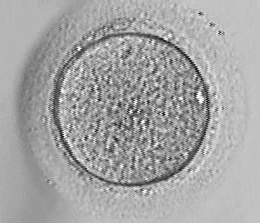
#> input picture data/microscope/1cell.jpg, 260 x 223 px
$ python -i utils.py   (imports and definitions only)   (older library calls are emulated)
#> lines starting #> are read from the running program, lines starting #| are printed output that depends on the picture
import math
import random
from typing import List, Tuple

import cv2
import matplotlib.pyplot as plt
import numpy as np
from matplotlib.backends.backend_agg import FigureCanvasAgg as FigureCanvas
from scipy.ndimage._morphology import binary_fill_holes
from skimage import exposure, measure
from skimage._shared.utils import _supported_float_type
from skimage.filters import gaussian, sobel
from skimage.util import img_as_float


#^ ==========================ESAVA============================================
# [136 lines left out: functions color_CLAHE_transformation, maxRegionFilter, needAjust, color_scale_display, enhance_cell, grab_cut and 4 more, not called in this run]

def get_subimage(image, bbox):
    xmin, ymin, xmax, ymax = bbox
    return image[ymin:ymax, xmin:xmax]

# [14 lines left out: function plot_vector_field, not called in this run]

def edge_map(image, sigma):
    blur = gaussian(image, sigma)
    return sobel(blur)

# [15 lines left out: functions gradient_field, gradient_field_sobel, not called in this run]

def gradient_vector_flow(img, fx, fy, mu, dx=1.0, dy=1.0, eps=1.e-6):
    """
    calc gradient vecotr flow of input gradient field fx, fy
    """
    b = fx**2.0 + fy**2.0
    c1, c2 = b * fx, b * fy

    r = 0.25

    dt = r * dx * dy / mu

    N = int(max(1, np.sqrt(img.shape[0] * img.shape[1])))
    curr_u = fx
    curr_v = fy

    def laplacian(m):
        return (
            np.hstack([m[:, 0:1], m[:, :-1]])
            + np.hstack([m[:, 1:], m[:, -2:-1]])
            + np.vstack([m[0:1, :], m[:-1, :]])
            + np.vstack([m[1:, :], m[-2:-1, :]])
            - 4 * m
        )

    for _ in range(N):
        next_u = (1.0 - b * dt) * curr_u + r * laplacian(curr_u) + c1 * dt
        next_v = (1.0 - b * dt) * curr_v + r * laplacian(curr_v) + c2 * dt

        delta = np.sqrt((curr_u - next_u) ** 2 + (curr_v - next_v) ** 2)
        if np.mean(delta) < eps:
            break
        else:
            curr_u, curr_v = next_u, next_v

    return curr_u, curr_v

# [57 lines left out: functions combine_sobel_maps, Get_boundary_circle, blur_boundary, not called in this run]

def edge_map(image, sigma):
    blur = gaussian(image, sigma)
    return sobel(blur)

# [25 lines left out: functions Shoelace, uniformity_evaluation, not called in this run]

def plot_vector_field_to_image(img):
    H, W = img.shape[:2]

    gray_image = cv2.cvtColor(img, cv2.COLOR_RGB2GRAY) if img.shape[-1] == 3 else img
    gray_image = img_as_float(gray_image)
    gray_image = gray_image.astype(_supported_float_type(gray_image.dtype), copy=False)

    edge = edge_map(gray_image, sigma=2)
    fx, fy = np.gradient(edge)
    gx, gy = gradient_vector_flow(edge, fx, fy, mu=0.3)

    coordY, coordX = np.meshgrid(np.arange(0, H, 3), np.arange(0, W, 3), indexing="ij")

    annotate_image = (np.copy(img) * 255).astype(np.uint32)
    scale_fx_fy = np.sqrt(np.max(fx**2 + fy**2)) * 20.0
    scale_gx_gy = np.sqrt(np.max(gx**2 + gy**2)) * 20.0

    fig, axes = plt.subplots(1, 2, figsize=(2 * W / 100, H / 100), dpi=100)
    fig.subplots_adjust(left=0, right=1, top=1, bottom=0)
    canvas = FigureCanvas(fig)

    axes[0].imshow(annotate_image, cmap="gray")
    axes[0].quiver(coordX, coordY, fx[coordY, coordX], -fy[coordY, coordX], scale=scale_fx_fy, color="green")
    axes[0].axis("off")

    axes[1].imshow(annotate_image, cmap="gray")
    axes[1].quiver(coordX, coordY, gx[coordY, coordX], -gy[coordY, coordX], scale=scale_gx_gy, color="blue")
    axes[1].axis("off")

    canvas.draw()
    raw_width, raw_height = map(int, fig.get_size_inches() * fig.get_dpi())
    image_np = np.frombuffer(canvas.tostring_rgb(), dtype='uint8').reshape(raw_height, raw_width, 3)

    plt.close(fig)

    expected_width = W * 2
    image_np = cv2.resize(image_np, (expected_width, H), interpolation=cv2.INTER_LINEAR)

    return image_np

>>> import cv2
>>> picture = cv2.cvtColor(cv2.imread('../data/microscope/1cell.jpg'), cv2.COLOR_BGR2RGB)
#> picture is the input picture: shape (223, 260, 3); min 0, max 255, mean 164.9
>>> result = plot_vector_field_to_image(picture)
#> in gradient_vector_flow, `c1, c2 = b * fx, b * fy`:
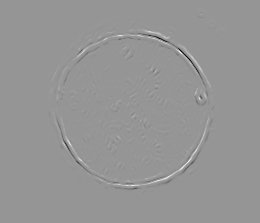
#> c1: shape (223, 260) float64; min -0.000134, max 9.4e-05, mean -3.51e-09; drawn with min black and max white
#> the loop in gradient_vector_flow, `for _ in range(N):` made 240 passes
#> pass 1, in gradient_vector_flow, `delta = np.sqrt((curr_u - next_u) ** 2 + (curr_v - next_v) ** 2)`:
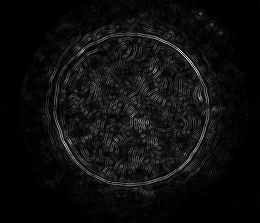
#> delta: shape (223, 260) float64; min 7.25e-07, max 0.0354, mean 0.00201; drawn with min black and max white
#> after the loop in gradient_vector_flow, `for _ in range(N):`:
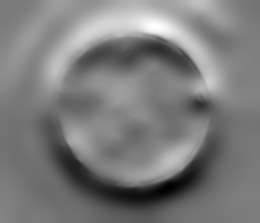
#> curr_u: shape (223, 260) float64; min -0.00132, max 0.00139, mean -5.25e-06; drawn with min black and max white
#> after the loop in gradient_vector_flow, `for _ in range(N):`:
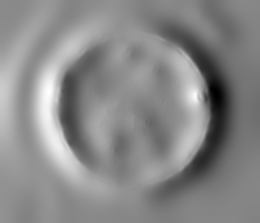
#> curr_v: shape (223, 260) float64; min -0.00169, max 0.0015, mean 1.77e-05; drawn with min black and max white
#> in plot_vector_field_to_image, `annotate_image = (np.copy(img) * 255).astype(np.uint32)`:
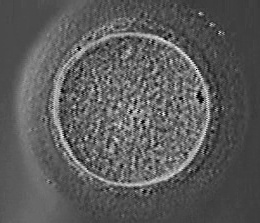
#> annotate_image: shape (223, 260, 3) uint32; min 0, max 246, mean 91.1
#> in plot_vector_field_to_image, `scale_fx_fy = np.sqrt(np.max(fx**2 + fy**2)) * 20.0`: scale_fx_fy = 1.16
#> in plot_vector_field_to_image, `scale_gx_gy = np.sqrt(np.max(gx**2 + gy**2)) * 20.0`: scale_gx_gy = 0.0351
#> in plot_vector_field_to_image, `axes[0].quiver(coordX, coordY, fx[coordY, coordX], -fy[coordY, coordX]..`:
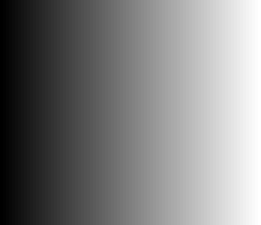
#> coordX: shape (75, 87) int64 (shown 3 times larger); min 0, max 258, mean 129; drawn with min black and max white
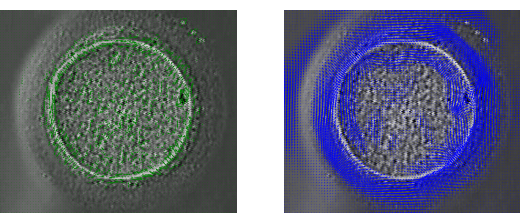
#> result: shape (223, 520, 3); mean R, G, B 105.7, 110.7, 130.8

$ run again, on data/microscope/2cells.jpg
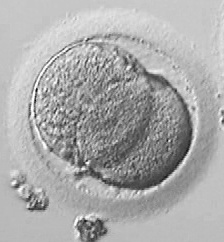
#> input picture data/microscope/2cells.jpg, 224 x 242 px
#> picture is the input picture: shape (242, 224, 3); min 7, max 255, mean 170.1
#> in plot_vector_field_to_image, `annotate_image = (np.copy(img) * 255).astype(np.uint32)`:
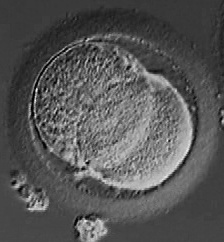
#> annotate_image: shape (242, 224, 3) uint32; min 1, max 249, mean 85.9
#> scale_fx_fy = 1.26
#> scale_gx_gy = 0.0542
#> `result = plot_vector_field_to_image(picture)`:
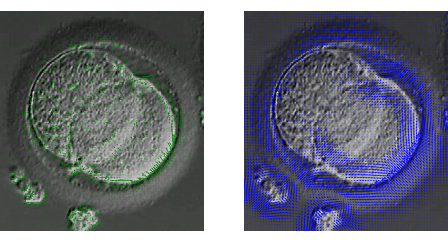
#> result: shape (242, 448, 3); mean R, G, B 106.3, 109.4, 122.2

$ run again, on data/microscope/3cells.jpg
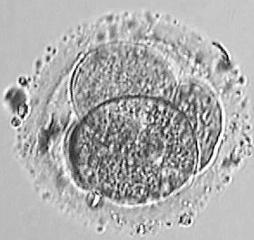
#> input picture data/microscope/3cells.jpg, 254 x 240 px
#> picture is the input picture: shape (240, 254, 3); min 0, max 255, mean 173.3
#> in plot_vector_field_to_image, `annotate_image = (np.copy(img) * 255).astype(np.uint32)`:
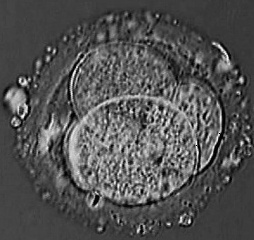
#> annotate_image: shape (240, 254, 3) uint32; min 0, max 253, mean 82.7
#> scale_fx_fy = 1.36
#> scale_gx_gy = 0.0987
#> `result = plot_vector_field_to_image(picture)`:
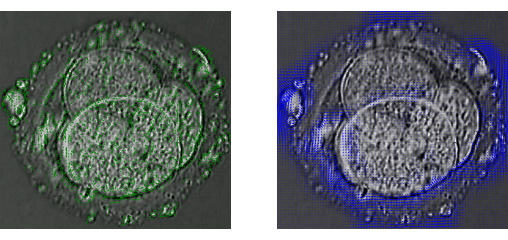
#> result: shape (240, 508, 3); mean R, G, B 104.3, 110.1, 116.2

$ run again, on data/microscope/4cells.jpg
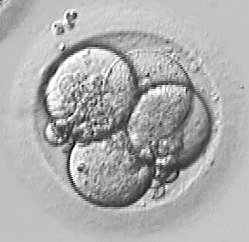
#> input picture data/microscope/4cells.jpg, 249 x 242 px
#> picture is the input picture: shape (242, 249, 3); min 3, max 255, mean 173.3
#> scale_fx_fy = 1.55
#> scale_gx_gy = 0.0755
#> `result = plot_vector_field_to_image(picture)`:
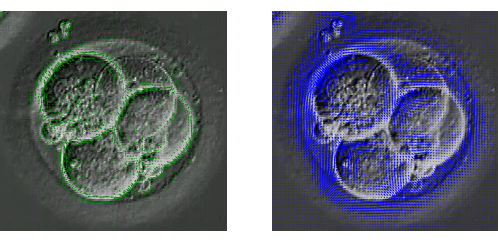
#> result: shape (242, 498, 3); mean R, G, B 102.5, 106.7, 120.9
